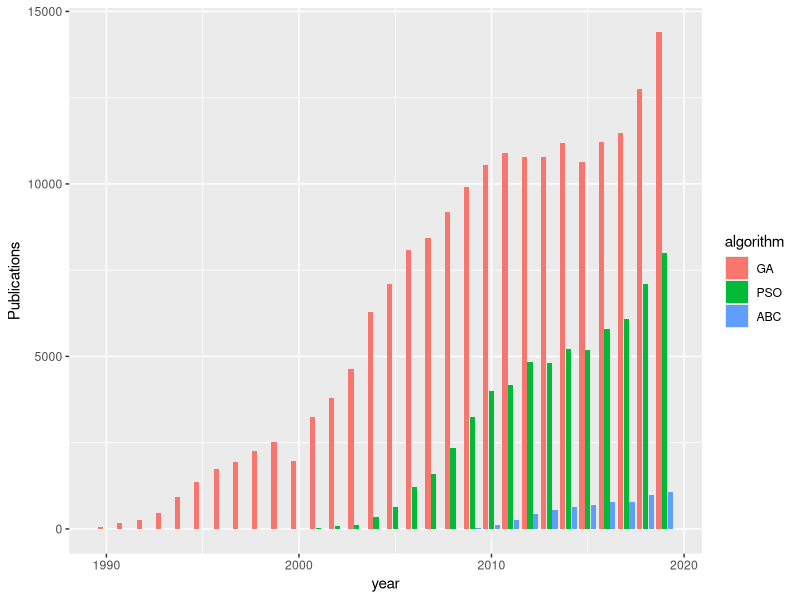

Source code (R):
## ---- chunk 1
knitr::opts_chunk$set(echo = FALSE)

library(knitr)
library(ggplot2)
library(reshape2)
## ---- chunk 2
ga <- c(67,157,268,450,923,1352,1724,1940,2256,2514, 1973,3254,
        3807,4639,6297,7100,8089,8429,9194,9920,10548,10909,10774,
        10784, 11195,10631,11220,11485,12755,14391)

pso <- c(rep(0,5),
    1,2,3,7,6,11,13,73,120,332,628,1223,1606,2346,3246,3994,4182,4830,4817,
    5226,5179,5800,6092,7098,8010
)

abc <- c(rep(0,14),2,1,1,5,4,31,103,256,430,554,622,696,778,783,974,1070)

years <- 1990:2019

data <- data.frame(year = years, GA = ga, PSO = pso, ABC = abc)

melted.data <- melt(data, id.vars = 1)

colnames(melted.data) <- c("year", "algorithm", "value")

ggplot(melted.data, aes(x=year, y = value, fill = algorithm)) +
    geom_bar(stat="identity", position = "dodge2") +
    ylab("Publications")
## ---- chunk 3
kable(t(sapply(data, sum)[2:4]), caption="Número total de citas")
